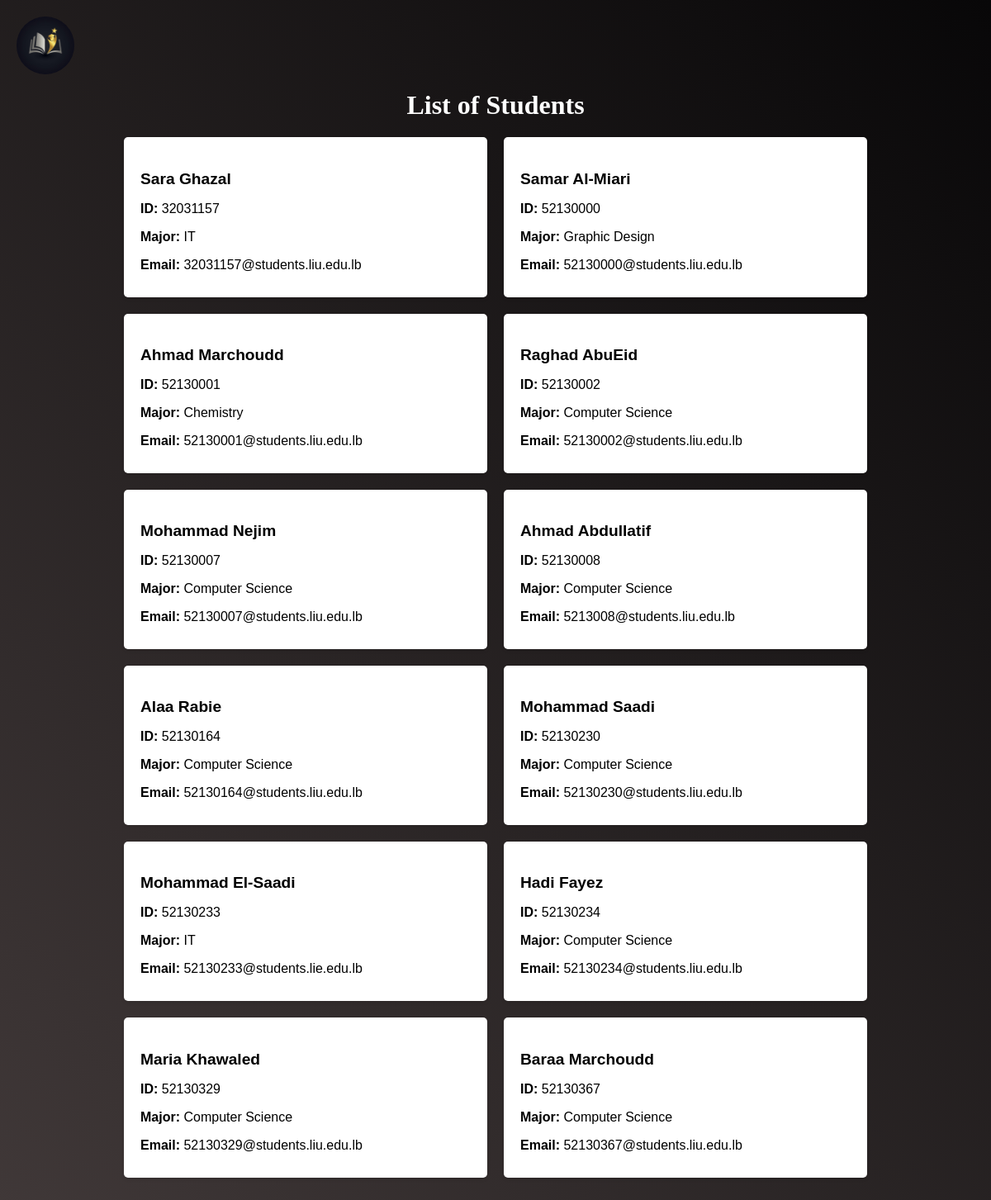
The page /teacher/list_students.php (signed in) on the database its author committed.
### tables this page shows
CREATE TABLE `student` (
  `id` int(11) NOT NULL,
  `name` varchar(30) NOT NULL,
  `major` varchar(100) NOT NULL,
  `email` varchar(30) NOT NULL,
  `Password` varchar(255) NOT NULL
);

### teacher/list_students.php (the view, shortened to what this page needs)
<!DOCTYPE html>
<html>
<head>
    <link rel="stylesheet" href="teach_style.css">
    <?php
    include '../connection.php';
    ?>
</head>
<body>
        <a href="teacher_home.php"><img src="../images/logo.jpg" alt=""></a>
        <?php
    $query = "SELECT `id`, `name`, `major`, `email` FROM student";
    $result = mysqli_query($conn, $query);
    ?>
    <div class="container">
        <h1>List of Students</h1>
            <?php
            echo"<div class='grid'>";
            while ($row = mysqli_fetch_assoc($result)) {
                $studentId = $row['id'];
                $studentName = $row['name'];
                $studentMajor = $row['major'];
                $studentEmail = $row['email'];
                echo"<div class='card'>";
                echo" <h3>  $studentName </h3>";
                echo" <p><strong>ID: </strong> $studentId </p>";
                echo" <p><strong>Major: </strong> $studentMajor </p>";
                echo" <p><strong>Email: </strong> $studentEmail </p>";
                echo"</div>";
            }
            echo"</div>";
            ?>
        </div>
</body>
</html>

### teacher/teach_style.css (style rules this page uses)
body { font-family: sans-serif; background: linear-gradient(45deg, #413939, #080708); justify-content: center; align-items: center; display: flex; background-repeat: no-repeat; }
.container { max-width: 1000px; margin: 0 auto; padding: 80px; }
h1 { text-align: center; font-size: 2rem; margin-bottom: 20px; color: #ffffff; font-family:'Times New Roman', Times, serif; }
.grid { display: grid; grid-template-columns: repeat(2, minmax(0, 1fr)); grid-gap: 20px; }
.card { background-color: #fff; padding: 20px; box-shadow: 0 2px 4px rgba(0, 0, 0, 0.1); border-radius: 5px; }
.card h3 { font-size: 1.2rem; margin-bottom: 10px; }
.card p { margin-bottom: 10px; }

### teacher/list_students.php (style rules this page uses)
.container { width: 900px; }
img { left:20px; top: 20px; position: fixed; height: 70px; width: 70px; border-radius: 50px; }

### rows shown on the page
student: name "Sara Ghazal", id "32031157", major "IT", email "32031157@students.liu.edu.lb"
student: name "Samar Al-Miari", id "52130000", major "Graphic Design", email "52130000@students.liu.edu.lb"
student: name "Ahmad Marchoudd", id "52130001", major "Chemistry", email "52130001@students.liu.edu.lb"
student: name "Raghad AbuEid", id "52130002", major "Computer Science", email "52130002@students.liu.edu.lb"
student: name "Mohammad Nejim", id "52130007", major "Computer Science", email "52130007@students.liu.edu.lb"
student: name "Ahmad Abdullatif", id "52130008", major "Computer Science", email "5213008@students.liu.edu.lb"
student: name "Alaa Rabie", id "52130164", major "Computer Science", email "52130164@students.liu.edu.lb"
student: name "Mohammad Saadi", id "52130230", major "Computer Science", email "52130230@students.liu.edu.lb"
student: name "Mohammad El-Saadi", id "52130233", major "IT", email "52130233@students.lie.edu.lb"
student: name "Hadi Fayez", id "52130234", major "Computer Science", email "52130234@students.liu.edu.lb"
student: name "Maria Khawaled", id "52130329", major "Computer Science", email "52130329@students.liu.edu.lb"
student: name "Baraa Marchoudd", id "52130367", major "Computer Science", email "52130367@students.liu.edu.lb"
